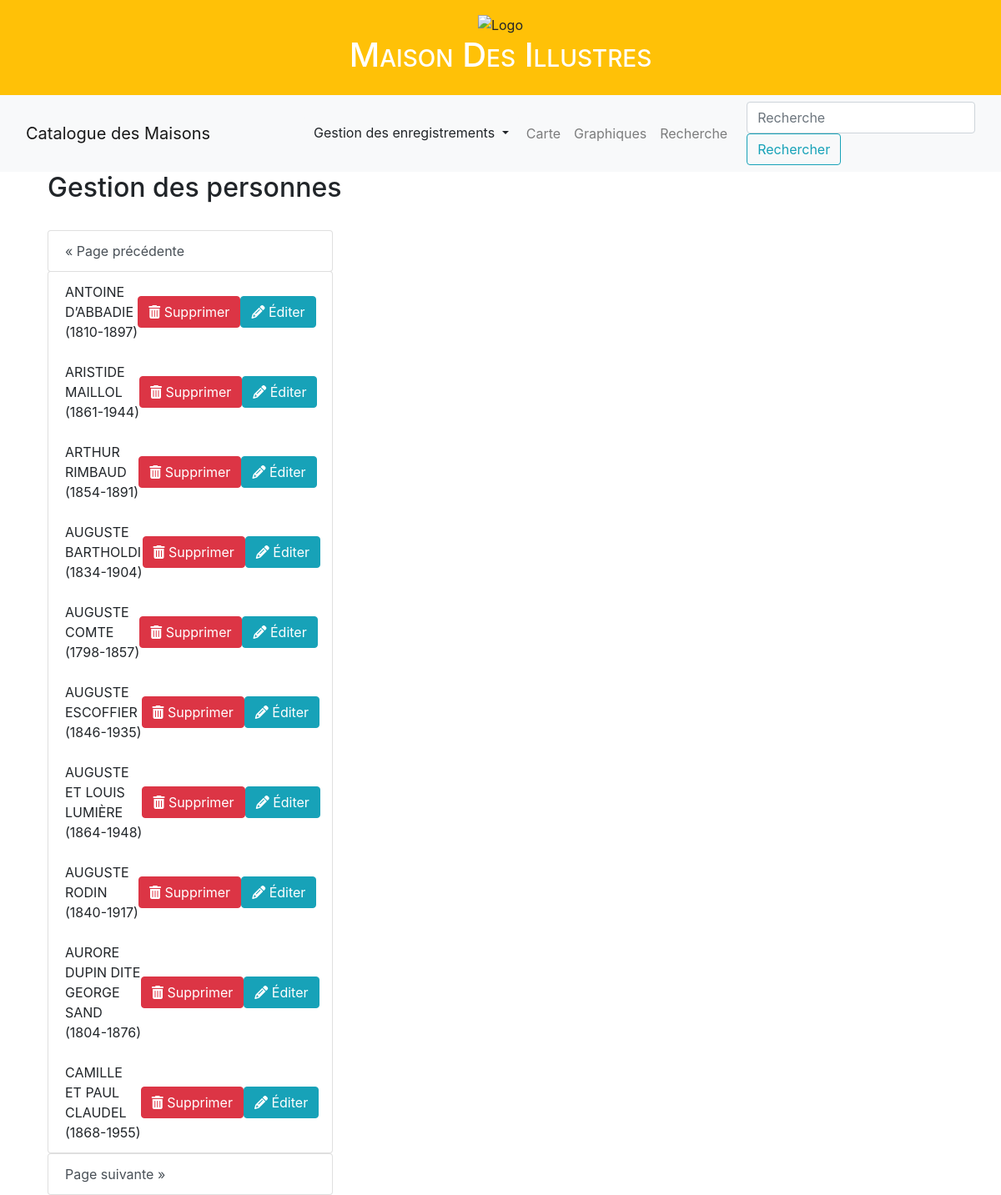
The page /personnes/2 on the database its author committed.
### appli/app/models/data.py (models this page shows, shortened)
class Personnes(db.Model):
    __tablename__ = "personnes"
    idWikidata = db.Column(db.String(20), primary_key=True)
    nomIllustre = db.Column(db.String(45))
    ddn = db.Column(db.Integer) #on ne garde que l'année
    ddm = db.Column(db.Integer) #idem
    genre = db.Column(db.Enum(Genre))
    image = db.Column(db.String(300))
    article = db.Column(db.String(300))
    maison = db.relationship(
        "Maisons",
        backref = "maisons",
        lazy = "dynamic"
    )

### appli/app/routes/generales.py (the view)
@app.route("/personnes", methods=['GET', 'POST'])
@app.route("/personnes/<int:page>", methods=['GET', 'POST'])
def personnes(page=1):
    donnees = Personnes.query.order_by(Personnes.nomIllustre).paginate(page=page, per_page=app.config["MAISONS_PER_PAGE"])
    return render_template("pages/liste_personnes.html",
        sous_titre="Liste des personnes",
        donnees=donnees)

### appli/app/templates/pages/liste_personnes.html (shortened to what this page needs)
{% extends "partials/conteneur.html" %}
{% block body %}
<section class="padding-lg">
    <div class="container">
        <div class="row">
            <div class="col-md-30">
                <div class="heading heading-icon">
                    <h2>Gestion des personnes</h2>
                </div>
                <br>
                <div class="row">
                    <div class="col-md-4">
                        <div class="list-group" id="list-tab" role="tablist">
                            {% if donnees.prev_num %}
                                <a class="list-group-item list-group-item-action btn btn-outline-dark {% if donnees.page == 1 %}disabled{% endif %}"
                                   id="list-list-prev" href="{{ url_for('personnes', page=donnees.prev_num) }}">
                                    &laquo; Page précédente
                                </a>
                            {% endif %}
                            <ul class="list-group">
                                {% for personne in donnees.items %}
                                    <li class="list-group-item d-flex justify-content-between align-items-center">
                                        {{ personne.nomIllustre }} ({{ personne.ddn }}-{{ personne.ddm }})
                                        <div class="btn-group btn-group-sm">
                                            <form action="{{ url_for('sup_personne', nom_personne=personne.nomIllustre) }}" method="post" class="del-component">
                                                <button class="btn btn-danger" type="submit">
                                                    <i class="fa fa-trash"></i> Supprimer
                                                </button>
                                            </form>
                                        </div>
                                        <div class="btn-group btn-group-sm">
                                            <a href="{{ url_for('update_personne', nom_personne=personne.nomIllustre) }}">
                                                <button class="btn btn-info" type="submit">
                                                    <i class="fa fa-pencil"></i> Éditer
                                                </button>
                                            </a>
                                        </div>
                                    </li>
                                {% endfor %}
                            </ul>
                            {% if donnees.next_num %}
                                <a class="list-group-item list-group-item-action btn btn-outline-dark{% if donnees.page == donnees.pages %} disabled{% endif %}"
                                   id="list-list-next" href="{{ url_for('personnes', page=donnees.next_num) }}">
                                    Page suivante &raquo;
                                </a>
                            {% endif %}
                        </div>
                    </div>
                </div>
            </div>
        </div>
    </div>
</section>
{% endblock %}

### rows shown on the page
Personnes: nomIllustre "ANTOINE D’ABBADIE", ddn "1810", ddm "1897"
Personnes: nomIllustre "ARISTIDE MAILLOL", ddn "1861", ddm "1944"
Personnes: nomIllustre "ARTHUR RIMBAUD", ddn "1854", ddm "1891"
Personnes: nomIllustre "AUGUSTE BARTHOLDI", ddn "1834", ddm "1904"
Personnes: nomIllustre "AUGUSTE COMTE", ddn "1798", ddm "1857"
Personnes: nomIllustre "AUGUSTE ESCOFFIER", ddn "1846", ddm "1935"
Personnes: nomIllustre "AUGUSTE ET LOUIS LUMIÈRE", ddn "1864", ddm "1948"
Personnes: nomIllustre "AUGUSTE RODIN", ddn "1840", ddm "1917"
Personnes: nomIllustre "AURORE DUPIN DITE GEORGE SAND", ddn "1804", ddm "1876"
Personnes: nomIllustre "CAMILLE ET PAUL CLAUDEL", ddn "1868", ddm "1955"
